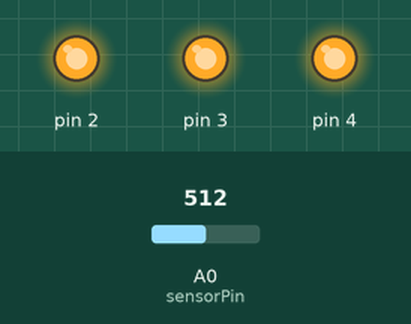
Simulated run of this sketch. Board: Arduino Uno, built with avr-gcc and run on an emulated ATmega328P. On the bench: output pins drawn as LEDs (lit = HIGH). The inputs (shaded band) are chosen by the test bench; at power-on: A0 (sensorPin) = 512. What the sketch prints to the serial monitor is not drawn.

Above: at 1.2 s.
1.3 s: A0 (sensorPin) set to 161
4.3 s: A0 (sensorPin) set to 145
At 5.5 s:
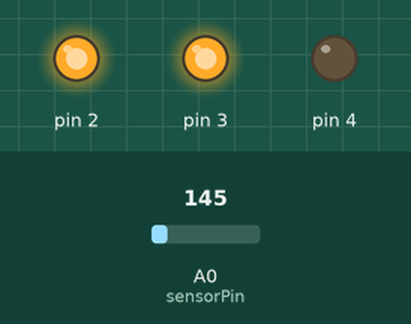
5.8 s: A0 (sensorPin) set to 122
At 6.8 s:
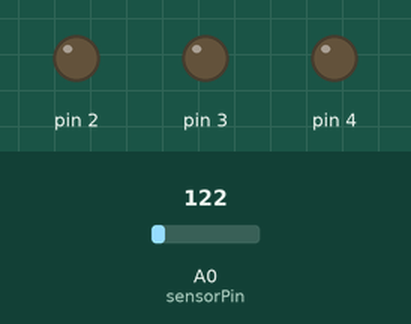
Timing chart, 0 to 8.8 s (numbered marks = the images above; inputs shaded):
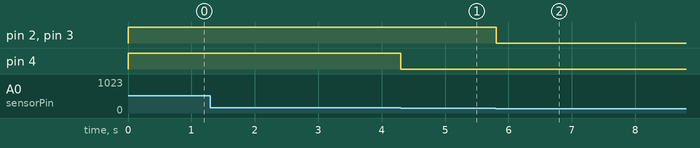

The sketch:

ThirdArduinoProject.ino
```cpp
const int  sensorPin = A0;
const float baseLineTemp = 15.0;

void setup()
{
  Serial.begin(115200);

  for(int pinNumber = 2; pinNumber < 5; pinNumber++)
  {
    pinMode(pinNumber, OUTPUT);
    digitalWrite(pinNumber, LOW);
  }
}

void loop()
{
  int sensorVal = analogRead(sensorPin);

  Serial.print("Sensor Value: ");
  Serial.print(sensorVal);

  float voltage = (sensorVal/1024.0) * 5.0;

  Serial.print(", Volts: ");
  Serial.print(voltage);

  Serial.print(", degress C: ");
  float temperature = (voltage - 0.5) * 100;
  Serial.println(temperature);

  if (temperature < baseLineTemp + 2)
  {
    digitalWrite(2, LOW);
    digitalWrite(3, LOW);
    digitalWrite(4, LOW);
  }
  else if (temperature >= baseLineTemp + 2 && temperature < baseLineTemp + 4)
  {
    digitalWrite(2, HIGH);
    digitalWrite(3, LOW);
    digitalWrite(4, LOW);
  }
  else if (temperature >= baseLineTemp + 4 && temperature < baseLineTemp + 6)
  {
    digitalWrite(2, HIGH);
    digitalWrite(3, HIGH);
    digitalWrite(4, LOW);
  }
  else if (temperature >= baseLineTemp + 6)
  {
    digitalWrite(2, HIGH);
    digitalWrite(3, HIGH);
    digitalWrite(4, HIGH);
  }
  delay(1);
}
```

Measured:
- the behaviour switches between 146 and 145 on A0 (sensorPin) (found by bisection; images 0 and 1)
- after the input at 4.3 s, pin 4: HIGH → LOW at once
- after the input at 5.8 s, pin 2, pin 3: HIGH → LOW at once
